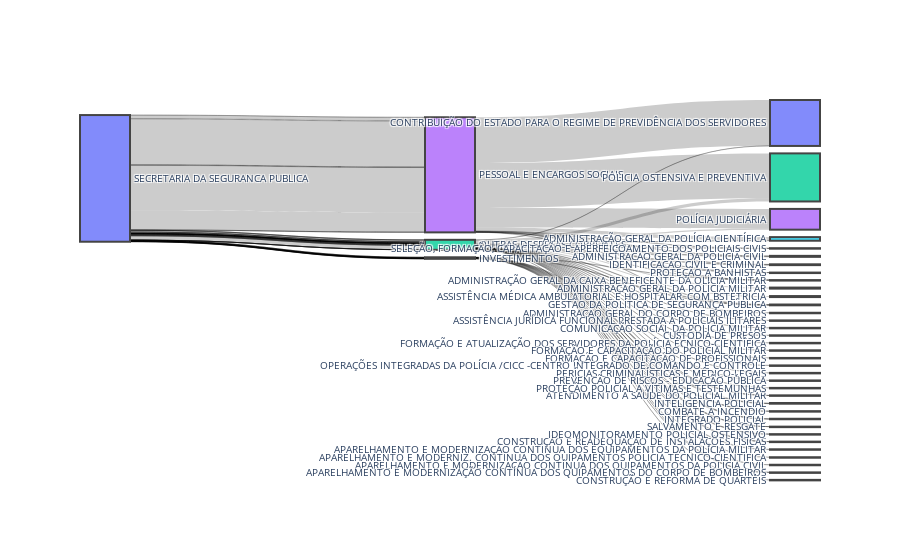

Source (notebook cell):
### Markdown cell above
### Seguranca

### Code cell
mask = df_ano['orgao']=='SECRETARIA DA SEGURANCA PUBLICA'
educacao = df_ano[mask]

# cols = ['orgaos','unidade','programas','acao']
source = ['orgao','grupo']
target = ['grupo','acao']
valor  = 'valor'


# xx = [0.05, 0.3 , 0.3, 0.3]
# yy = [0.5, 0.37+0.3, 0.4+0.3,0.19+0.3]
xx=[]
yy=[]
fig =  sankey_plot(educacao,source,target,valor,xx,yy)



# plot(fig, filename="../images/sankey/ssp.html", auto_open=False)
# plot(fig, filename="../../sample_pages/images/orcamento/ssp.html", auto_open=False)

### Figure 1 — Plotly figure (JSON) as saved in the notebook; plotly's stock layout.template omitted (floating-point values rounded to 4 significant figures)
{"data": [{"arrangement": "freeform", "domain": {"x": [0, 1], "y": [0, 1]}, "link": {"hoverlabel": {"font": {"size": 15}}, "label": ["value:170000.0", "value:4291189.0", "value:2442681.0", "value:24131696.0", "value:675116206.0", "value:118113787.0", "value:74991706.0", "value:202077423.0", "value:34973298.0", "value:15650030.0", "value:95000010.0", "value:33000030.0", "value:9000010.0", "value:10.0", "value:10.0", "value:193826550.0", "value:3516000.0", "value:33496410.0", "value:5250000.0", "value:24510992.0", "value:531000.0", "value:38595195.0", "value:2943395.0", "value:22969456.0", "value:29425679.0", "value:8865699030.0", "value:19400856.0", "value:363103.0", "value:4938241.0", "value:34553411.0", "value:30862170.0", "value:76880731.0", "value:45636300.0", "value:83380900.0", "value:74975886.0", "value:3100000.0", "value:2798196.0", "value:25000000.0", "value:59547847.0", "value:14800000.0", "value:122734691.0", "value:3582816.0", "value:18417136.0", "value:602047265.0", "value:8704988172.0", "value:222158832.0", "value:3794073501.0", "value:3564566.0", "value:5881251.0", "value:5793958.0", "value:1000000.0", "value:3920650.0", "value:4375554.0", "value:2994600.0", "value:41738054.0", "value:170000.0", "value:4291189.0", "value:2442681.0", "value:24131696.0", "value:675116206.0", "value:118113787.0", "value:74991706.0", "value:202077423.0", "value:34973298.0", "value:15650030.0", "value:95000010.0", "value:33000030.0", "value:9000010.0", "value:10.0", "value:10.0", "value:193826550.0", "value:3516000.0", "value:33496410.0", "value:5250000.0", "value:24510992.0", "value:531000.0", "value:38595195.0", "value:2943395.0", "value:22969456.0", "value:29425679.0", "value:8865699030.0", "value:19400856.0", "value:363103.0", "value:4938241.0", "value:34553411.0", "value:30862170.0", "value:76880731.0", "value:45636300.0", "value:83380900.0", "value:74975886.0", "value:3100000.0", "value:2798196.0", "value:25000000.0", "value:59547847.0", "value:14800000.0", "value:122734691.0", "value:3582816.0", "value:18417136.0", "value:602047265.0", "value:8704988172.0", "value:222158832.0", "value:3794073501.0", "value:3564566.0", "value:5881251.0", "value:5793958.0", "value:1000000.0", "value:3920650.0", "value:4375554.0", "value:2994600.0", "value:41738054.0"], "source": [0, 0, 0, 0, 0, 0, 0, 0, 0, 0, 0, 0, 0, 0, 0, 0, 0, 0, 0, 0, 0, 0, 0, 0, 0, 0, 0, 0, 0, 0, 0, 0, 0, 0, 0, 0, 0, 0, 0, 0, 0, 0, 0, 0, 0, 0, 0, 0, 0, 0, 0, 0, 0, 0, 0, 1, 2, 3, 2, 3, 2, 3, 2, 2, 1, 1, 1, 1, 2, 2, 2, 1, 2, 1, 2, 2, 1, 2, 1, 2, 3, 2, 2, 2, 2, 1, 2, 3, 2, 3, 1, 2, 1, 2, 1, 2, 2, 2, 2, 3, 2, 3, 2, 2, 3, 2, 1, 2, 2, 3], "target": [1, 2, 3, 2, 3, 2, 3, 2, 2, 1, 1, 1, 1, 2, 2, 2, 1, 2, 1, 2, 2, 1, 2, 1, 2, 3, 2, 2, 2, 2, 1, 2, 3, 2, 3, 1, 2, 1, 2, 1, 2, 2, 2, 2, 3, 2, 3, 2, 2, 3, 2, 1, 2, 2, 3, 4, 4, 4, 5, 5, 6, 6, 7, 8, 9, 10, 11, 12, 12, 13, 14, 15, 15, 16, 16, 17, 18, 18, 19, 20, 20, 21, 22, 23, 24, 25, 25, 25, 26, 26, 27, 27, 28, 28, 29, 29, 30, 31, 32, 32, 33, 33, 34, 35, 35, 36, 37, 37, 38, 38], "value": [170000, 4291189, 2442681, 24131696, 675116206, 118113787, 74991706, 202077423, 34973298, 15650030, 95000010, 33000030, 9000010, 10, 10, 193826550, 3516000, 33496410, 5250000, 24510992, 531000, 38595195, 2943395, 22969456, 29425679, 8865699030, 19400856, 363103, 4938241, 34553411, 30862170, 76880731, 45636300, 83380900, 74975886, 3100000, 2798196, 25000000, 59547847, 14800000, 122734691, 3582816, 18417136, 602047265, 8704988172, 222158832, 3794073501, 3564566, 5881251, 5793958, 1000000, 3920650, 4375554, 2994600, 41738054, 170000, 4291189, 2442681, 24131696, 675116206, 118113787, 74991706, 202077423, 34973298, 15650030, 95000010, 33000030, 9000010, 10, 10, 193826550, 3516000, 33496410, 5250000, 24510992, 531000, 38595195, 2943395, 22969456, 29425679, 8865699030, 19400856, 363103, 4938241, 34553411, 30862170, 76880731, 45636300, 83380900, 74975886, 3100000, 2798196, 25000000, 59547847, 14800000, 122734691, 3582816, 18417136, 602047265, 8704988172, 222158832, 3794073501, 3564566, 5881251, 5793958, 1000000, 3920650, 4375554, 2994600, 41738054]}, "node": {"hoverinfo": "all", "hoverlabel": {"font": {"size": 15}}, "label": ["SECRETARIA DA SEGURANCA PUBLICA", "INVESTIMENTOS", "OUTRAS DESPESAS CORRENTES", "PESSOAL E ENCARGOS SOCIAIS", "ADMINISTRAÇÃO GERAL DA CAIXA BENEFICENTE DA OLÍCIA MILITAR", "ADMINISTRAÇÃO GERAL DA POLÍCIA CIENTÍFICA", "ADMINISTRAÇÃO GERAL DA POLÍCIA CIVIL", "ADMINISTRAÇÃO GERAL DA POLÍCIA MILITAR", "ADMINISTRAÇÃO GERAL DO CORPO DE BOMBEIROS", "APARELHAMENTO E MODERNIZ. CONTÍNUA DOS QUIPAMENTOS POLÍCIA TÉCNICO-CIENTÍFICA", "APARELHAMENTO E MODERNIZAÇÃO CONTÍNUA DOS EQUIPAMENTOS DA POLÍCIA MILITAR", "APARELHAMENTO E MODERNIZAÇÃO CONTÍNUA DOS QUIPAMENTOS DA POLÍCIA CIVIL", "APARELHAMENTO E MODERNIZAÇÃO CONTÍNUA DOS QUIPAMENTOS DO CORPO DE BOMBEIROS", "ASSISTÊNCIA JURÍDICA FUNCIONAL PRESTADA A POLICIAIS ILITARES", "ASSISTÊNCIA MÉDICA AMBULATORIAL E HOSPITALAR, COM BSTETRÍCIA", "ATENDIMENTO A SAÚDE DO POLICIAL MILITAR", "COMBATE A INCÊNDIO", "COMUNICAÇÃO SOCIAL DA POLÍCIA MILITAR", "CONSTRUÇÃO E READEQUAÇÃO DE INSTALAÇÕES FÍSICAS", "CONSTRUÇÃO E REFORMA DE QUARTÉIS", "CONTRIBUIÇÃO DO ESTADO PARA O REGIME DE PREVIDÊNCIA DOS SERVIDORES", "CUSTÓDIA DE PRESOS", "FORMAÇÃO E ATUALIZAÇÃO DOS SERVIDORES DA POLÍCIA ÉCNICO-CIENTÍFICA", "FORMAÇÃO E CAPACITAÇÃO DE PROFISSIONAIS", "FORMAÇÃO E CAPACITAÇÃO DO POLICIAL MILITAR", "GESTÃO DA POLÍTICA DE SEGURANÇA PÚBLICA", "IDENTIFICAÇÃO CIVIL E CRIMINAL", "IDEOMONITORAMENTO POLICIAL OSTENSIVO", "INTEGRADO POLICIAL", "INTELIGÊNCIA POLICIAL", "OPERAÇÕES INTEGRADAS DA POLÍCIA /CICC -CENTRO INTEGRADO DE COMANDO E CONTROLE", "PERÍCIAS CRIMINALÍSTICAS E MÉDICO-LEGAIS", "POLICIA OSTENSIVA E PREVENTIVA", "POLÍCIA JUDICIÁRIA", "PREVENÇÃO DE RISCOS - EDUCAÇÃO PÚBLICA", "PROTEÇÃO A BANHISTAS", "PROTEÇÃO POLICIAL A VÍTIMAS E TESTEMUNHAS", "SALVAMENTO E RESGATE", "SELEÇÃO, FORMAÇÃO, CAPACITAÇÃO E APERFEIÇOAMENTO DOS POLICIAIS CIVIS"], "line": {"width": 2}, "pad": 10, "thickness": 50, "x": [], "y": []}, "orientation": "h", "type": "sankey"}], "layout": {"autosize": true, "font": {"size": 10}}}
